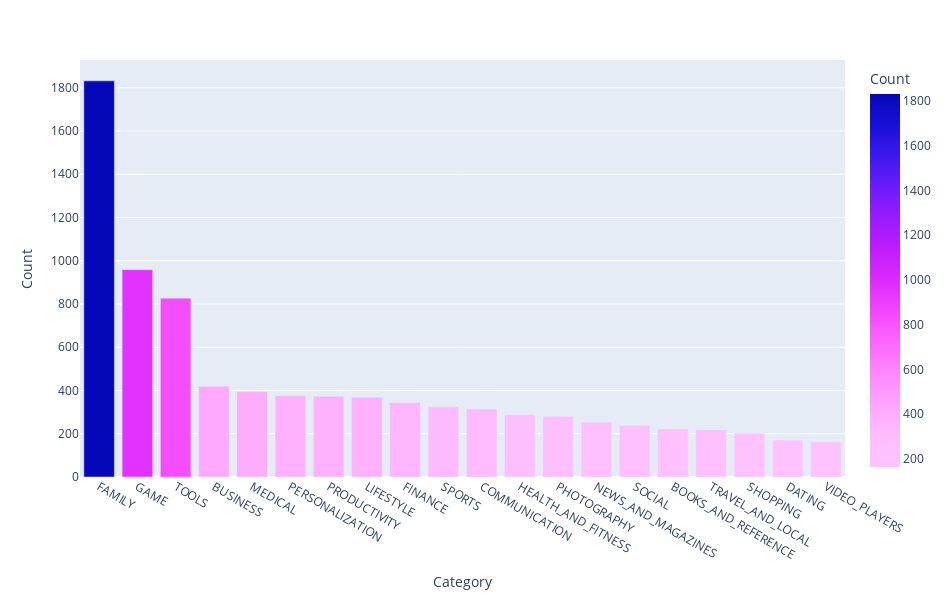

The cell this chart's notebook holds for it:
### Markdown cell above
## What is the Category of most of the applications in the store?

### Code cell
vs.most_frequent('Category')

### Figure 1 — Plotly figure (JSON) as saved in the notebook; plotly's stock layout.template omitted (floating-point values rounded to 4 significant figures)
{"data": [{"alignmentgroup": "True", "hovertemplate": "Category=%{x}<br>Count=%{marker.color}<extra></extra>", "legendgroup": "", "marker": {"color": [1832, 959, 827, 420, 395, 376, 374, 369, 345, 325, 315, 288, 281, 254, 239, 222, 219, 202, 171, 163], "coloraxis": "coloraxis", "pattern": {"shape": ""}}, "name": "", "offsetgroup": "", "orientation": "v", "showlegend": false, "textposition": "auto", "type": "bar", "x": ["FAMILY", "GAME", "TOOLS", "BUSINESS", "MEDICAL", "PERSONALIZATION", "PRODUCTIVITY", "LIFESTYLE", "FINANCE", "SPORTS", "COMMUNICATION", "HEALTH_AND_FITNESS", "PHOTOGRAPHY", "NEWS_AND_MAGAZINES", "SOCIAL", "BOOKS_AND_REFERENCE", "TRAVEL_AND_LOCAL", "SHOPPING", "DATING", "VIDEO_PLAYERS"], "xaxis": "x", "y": [1832, 959, 827, 420, 395, 376, 374, 369, 345, 325, 315, 288, 281, 254, 239, 222, 219, 202, 171, 163], "yaxis": "y"}], "layout": {"autosize": false, "barmode": "group", "coloraxis": {"colorbar": {"title": {"text": "Count"}}, "colorscale": [[0, "#fec3fe"], [0.08333, "#febefe"], [0.1667, "#fea5fd"], [0.25, "#fe88fc"], [0.3333, "#fc67fd"], [0.4167, "#f246fe"], [0.5, "#dd2bfd"], [0.5833, "#bf1cfd"], [0.6667, "#981cfd"], [0.75, "#6b1cfb"], [0.8333, "#3c19f0"], [0.9167, "#1910d8"], [1, "#0508b8"]]}, "height": 600, "legend": {"tracegroupgap": 0}, "margin": {"t": 60}, "width": 950, "xaxis": {"anchor": "y", "domain": [0, 1], "title": {"text": "Category"}}, "yaxis": {"anchor": "x", "domain": [0, 1], "title": {"text": "Count"}}}}
